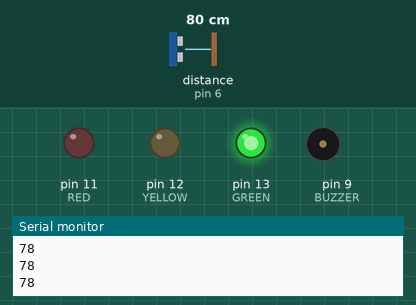
This sketch was run on a simulated Arduino Uno, built with avr-gcc and run on an emulated ATmega328P. Shown: output pins drawn as LEDs (lit = HIGH), buzzer (waves = sounding), the last lines printed to the serial monitor. Wiring (inferred from the names in the program): ultrasonic range finder: trigger pin 7; echo pin 6. Inputs (shaded band) come from the test bench; at power-on: distance to the obstacle (sensor on pin 6) 80 cm. The echo pulse lasts 58.3 µs per cm; pins used as bus, display or sensor lines are not drawn.

Above: at 1.2 s.
1.3 s: distance to the obstacle (sensor on pin 6) set to 19 cm
2.8 s: distance to the obstacle (sensor on pin 6) set to 14 cm
At 3.05 s:
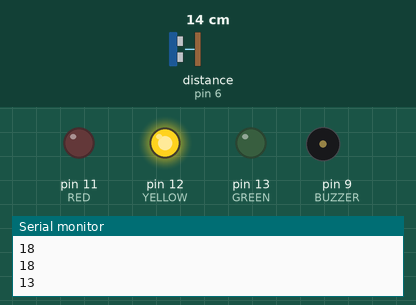
5.8 s: distance to the obstacle (sensor on pin 6) set to 8 cm
8.8 s: distance to the obstacle (sensor on pin 6) set to 5 cm
At 9.8 s:
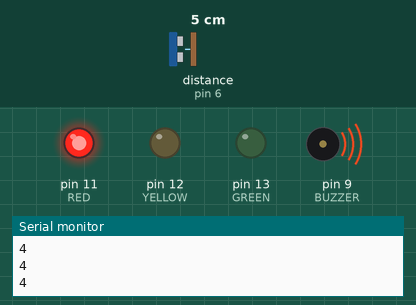
10.4 s: distance to the obstacle (sensor on pin 6) set to 18 cm
At 10.9 s:
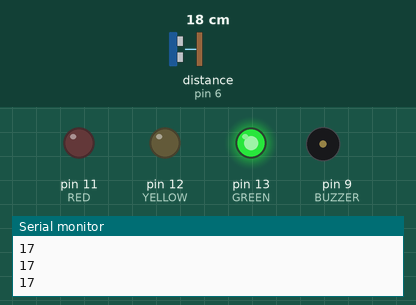
12.0 s: distance to the obstacle (sensor on pin 6) set to 2 cm
At 13.2 s:
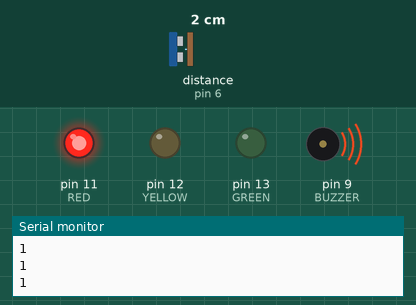
Timing chart, 0 to 14.5 s (numbered marks = the images above; inputs shaded):
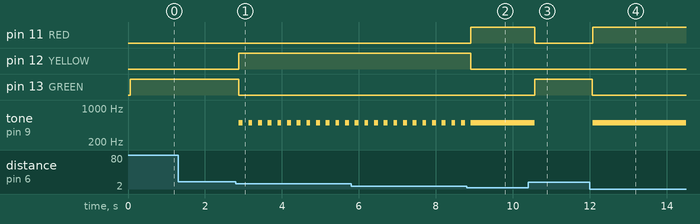

Measured:
- the behaviour switches between 17 and 16 cm on distance to the obstacle (sensor on pin 6) (found by bisection; images 0 and 1)
- the behaviour switches between 7 and 6 cm on distance to the obstacle (sensor on pin 6) (found by bisection; images 1 and 2)
- after the input at 2.8 s, pin 12 (YELLOW): LOW → HIGH after 0.08 s; pin 13 (GREEN): HIGH → LOW after 0.08 s; tone on pin 9 (BUZZER): alternates 500 Hz for 0.10 s and silent for 0.15 s, starting after 0.08 s
- after the input at 8.8 s, pin 11 (RED): LOW → HIGH after 0.11 s; pin 12 (YELLOW): HIGH → LOW after 0.11 s; tone on pin 9 (BUZZER): goes on until 8.9 s, then stays 500 Hz
- after the input at 10.4 s, pin 11 (RED): HIGH → LOW after 0.17 s; pin 13 (GREEN): LOW → HIGH after 0.17 s; tone on pin 9 (BUZZER): 500 Hz → silent after 0.17 s
- after the input at 12.0 s, pin 11 (RED): LOW → HIGH after 0.07 s; pin 13 (GREEN): HIGH → LOW after 0.07 s; tone on pin 9 (BUZZER): silent → 500 Hz after 0.07 s

The sketch:

ParkingSensor.ino
```cpp
#define TRIG 7
#define ECHO 6
#define GREEN 13
#define YELLOW 12
#define RED 11
#define BUZZER 9

long duration;
int distance;

void setup()
{
  pinMode(TRIG, OUTPUT);
  pinMode(ECHO, INPUT);
  pinMode(GREEN, OUTPUT);
  pinMode(YELLOW, OUTPUT);
  pinMode(RED, OUTPUT);
  pinMode(BUZZER, OUTPUT);
  Serial.begin(9600);
}

void loop()
{
  digitalWrite(TRIG, LOW);
  delayMicroseconds(2);
  digitalWrite(TRIG, HIGH);
  delayMicroseconds(10);
  digitalWrite(TRIG, LOW);

  duration = pulseIn(ECHO, HIGH);
  distance = duration * 0.034 / 2;

  Serial.println(distance);

    delay(50);

  if (distance > 15) {
    digitalWrite(GREEN, HIGH);
    digitalWrite(YELLOW, LOW);
    digitalWrite(RED, LOW);
    noTone(BUZZER);
  } else if (distance > 5) {
    digitalWrite(GREEN, LOW);
    digitalWrite(YELLOW, HIGH);
    digitalWrite(RED, LOW);
    tone(BUZZER, 500, 100);
    delay(200);
  } else {
    digitalWrite(GREEN, LOW);
    digitalWrite(YELLOW, LOW);
    digitalWrite(RED, HIGH);
    tone(BUZZER, 500);
    delay(100);
  }
}
```
